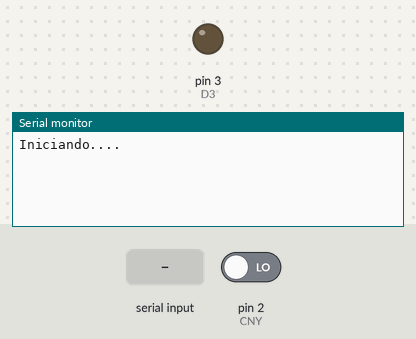
Simulated run of this sketch. Board: Arduino Uno, built with avr-gcc and run on an emulated ATmega328P. On the bench: output pins drawn as LEDs (lit = HIGH), the last lines printed to the serial monitor. Inputs (shaded band) come from the test bench; at power-on: pin 2 (CNY) LOW. Random numbers use the default seed unless the sketch sets one; pins used as bus, display or sensor lines are not drawn.

Above: at 1.2 s.
1.3 s: "TESTSTART\n" received over Serial
At 3.5 s:
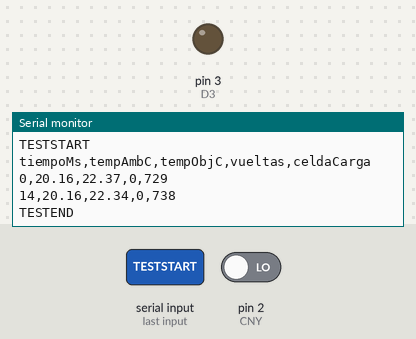
3.8 s: "TESTSTOP\n" received over Serial
At 6.0 s:
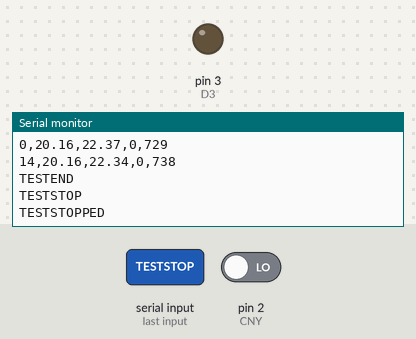
6.3 s: "CHECKCONNECTION\n" received over Serial
At 8.2 s:
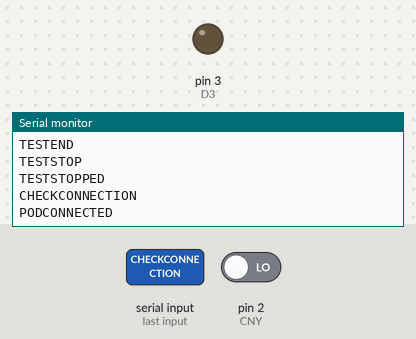

Measured:
- after the input at 1.3 s, the serial monitor: prints a new line after 1.0 s (image 1)
- after the input at 3.8 s, the serial monitor: prints a new line after 1.0 s (image 2)
- after the input at 6.3 s, the serial monitor: prints a new line after 1.0 s (image 3)

The sketch:

testSerialArduinoV08.ino
```cpp
// LIBRERIAS
#include <Wire.h>
#include <Adafruit_MLX90614.h>
#include <Q2HX711.h>

// VARIABLES DEL PROGRAMA
int CNY = 2; //Sensor de vueltas eje principal - CNY70 - Configurar como interrupcion del programa
int D3 = 3;  // PWM - Control de frecuencia del variador
int D4 = 4;  // Control de encendido del motor
float Freq = 0; // Frecuencia que envio al variador

unsigned long tinicio = 0;                            // Tiempo en el que inicio el programa (en milisegundos)
bool btinicio = false;         // bandera tiempo inicio
int VTEJE = 0;                              // Vueltas totales leidas en el eje.
unsigned long tiempo_de_muestreo;                    // necesario para timing del puerto serie
String dataRowToSend;
String dataReadFromSerial = "";             // for incoming serial data
int funcion = 0;                            // Estado de funcionamiento  0-> Espera  1-> Testeando
bool headerSent = false;                    // Flag si se ha enviado el header en el CSV
int setRPM = 0;                             // RPM Seteadas por demanada del serial
unsigned long setSECONDS = 0;                         // SEGUNDOS Seteados por demanda del serial
unsigned long setMILISECONDS = 0;                         // SEGUNDOS Seteados por demanda del serial
unsigned long currentMS;
unsigned long sampled_time= 12500;
Adafruit_MLX90614 mlx = Adafruit_MLX90614(); //Para leer datos de temperatura con mlx.

void setup() {
  // put your setup code here, to run once:
  Serial.begin(115200);

  tiempo_de_muestreo= millis();      //Define timing inicial

  mlx.begin(); //Inicia el sensor

  pinMode(D4, OUTPUT); // Seteo como salida
  pinMode(D3, OUTPUT); // Seteo como salida

  pinMode(CNY, INPUT); //Sensor de vueltas declarado como entrada
  attachInterrupt(digitalPinToInterrupt(CNY), CNY70, RISING); // Interrupcion sensor de vueltas
  Serial.println("Iniciando....");
}


void loop() {
  // put your main code here, to run repeatedly:

        // Start: ESCUCHANDO SERIAL //
        while (funcion == 0) {        // Si esta en funcion = 0 -> Enscuchando serial
            leer_puerto_serie();
        }
        // End: ESCUCHANDO SERIAL //

        // Start: ENSAYANDO //
        while (funcion == 1) {        // Si esta en funcion = 1 -> Ensayando

              // Setear Inicio
              if (btinicio == false){ tinicio = millis(); btinicio = true;}   // Define el tiempo de inicio, que se corre solo una vez

              // CSV HEADER
              if (headerSent == false) {
                Serial.print("tiempoMs,tempAmbC,tempObjC,vueltas,celdaCarga");     // Setear headers CSV
                Serial. print('\n');              // New Line
                headerSent = true;
              }

              // CSV INFO
              if(micros()>tiempo_de_muestreo+sampled_time)   //AUMENTAR TIEMPO DE MUESTRO +30ms (Envia datos cada 12.5ms = 1000/80 SPS-> Menor delay posible por limitaciones del HX711)
              {
                  tiempo_de_muestreo= micros();                            // Tiempo transcurrido en milisegundos

                  // TIEMPO
                  //currentMS=double(micros()/1000-tinicio);                         // Imprimir el tiempo
                  currentMS=millis()-tinicio;
                  dataRowToSend = currentMS;
                  //dataRowToSend =float(tiempo_de_muestreo/1000);
                  dataRowToSend=dataRowToSend+",";                          // Agregar coma separadora
                  // TEMPERATURA AMBIENTE
                  dataRowToSend=dataRowToSend+"20.16";                       // Linea de codigo para testear
                  //dataRowToSend=dataRowToSend+(mlx.readAmbientTempC());  // Codigo para temperatura ambiente del MLX90614
                  dataRowToSend=dataRowToSend+",";                          // Agregar coma separadora
                  // TEMPERATURA OBJETO
                  float temp = 22.3 + float(currentMS)/(2000+currentMS) + float(random(0,10))/100;                // Linea de codigo para testear         Parto de 22.3 grados, le agrego un aumento de temperatura y un ruido
                  dataRowToSend=dataRowToSend + temp;                       // Linea de codigo para testear
                  //dataRowToSend=dataRowToSend+(mlx.readObjectTempC());   // Codigo para temperatura objeto del MLX90614
                  dataRowToSend=dataRowToSend+",";                          // Agregar coma separadora
                  // VUELTAS DEL EJE
                  VTEJE = int(setRPM * float(currentMS) / 60000);                        // Linea de codigo para testear   EX: vtEje++;
                  dataRowToSend=dataRowToSend+VTEJE;                        // Codigo para vueltas totales en el EJE
                  dataRowToSend=dataRowToSend+",";                          // Agregar coma separadora
                  // CELDA DE CARGA
                  dataRowToSend=dataRowToSend+random(720- (currentMS/1000), 740 - (currentMS/1000));                       // Linea de codigo para testear
                  // dataRowToSend=dataRowToSend+(hx711.read());            // Codigo para celda de carga del HX711
                  // dataRowToSend=dataRowToSend+",";                       // Agregar coma separadora (NO en el ultimo, formato CSV)

                  // ENVIAR DATOS POR EL SERIAL
                  Serial.print(dataRowToSend);
                  Serial.print('\n');              // New Line


              // CHECKEAR SI PASO EL TIEMPO
             if(currentMS > setMILISECONDS)     // Si paso el tiempo (segundos x 1000)
              {
                 Serial.print("TESTEND");             // Enviar señal de finalizado
                 Serial.print('\n');                 // New Line
                 funcion = 0;                         // Volver a funcion de escucha de Serial

              }

             // LEER EL PUERTO SERIE   ( ES NECESARIO SOLO SI SE QUIERE REALIZAR CAMBIOS DURANTE LA EJECUCION DEL ENSAYO)
             leer_puerto_serie();


             }


        }
        // End: ENSAYANDO //


}
// FIN DEL VOID LOOP


// FUNCION DE LECTURA PUERTO SERIE
void leer_puerto_serie(){

    if (Serial.available() > 0) { dataReadFromSerial = Serial.readString(); Serial.flush();

    Serial.println(dataReadFromSerial);
    }    // Leer puerto serie
                                                                                                //Serial.print(dataReadFromSerial);
    // Estados según la lectura del puerto serie //
//    if (Leido.toInt() == 10000000) {  Estado = 1;}       // ENSAYANDO
//    if (Leido.toInt() == 20000000) {  Estado = 2;}       // FINALIZADO
//    if (Leido.toInt() == 30000000) {  Estado = 3;}       // CALIBRACIÓN
//    if (Leido.toInt() < 256) {  velmot = Leido.toInt();}


// --- COMENZAR ENSAYO --- //

    if (dataReadFromSerial.substring(0,9) == "TESTSTART")
      {
        btinicio = false;                                         // Setear bandera de tiempo de inicio en cero
        funcion = 1;                                              // Cambiar funcion para empezar el ensayo
        headerSent = false;                                       // Reset Header Flag
        setRPM = dataReadFromSerial.substring(10,16).toInt();     // RPM formato: "TESTSTART-##RPM#-##SEC#"  // EJ: 850 RPM, 15 SEG "TESTSTART-000800-000015"
        setSECONDS = dataReadFromSerial.substring(18,24).toInt(); // SEGUNDOS Seteados por demanda del serial
        setMILISECONDS = setSECONDS*1000;                         // Seconds to Miliseconds
        Freq = (setRPM * 17.2) / 100;                             // DEV* Calculo de RPM para variador
        digitalWrite(D4, LOW);                                    //DEV* Motor Encendido
        analogWrite(D3, Freq);                                       //DEV* Frecuencia a valor RPM
                                                                  //Serial.print(setRPM);       // Debug
                                                                  //Serial.print(setSECONDS);   // Debug
        dataReadFromSerial = "";
      }


// --- DETENER ENSAYO --- //

    if (dataReadFromSerial.substring(0,8) == "TESTSTOP")
      {
         Serial.print("TESTSTOPPED");                           // Enviar señal de detenido por usuario
         Serial. print('\n');                                   // New Line
         digitalWrite(D4, HIGH);                                // DEV* Motor apagado
         analogWrite(D3, 0);                                    // DEV* Seteo frec a valor cero
         funcion = 0;                                           // Volver a funcion de escucha de Serial
      }


// --- COMPROBAR CONEXION A MAQUINA POD --- //

    if (dataReadFromSerial.substring(0,15) == "CHECKCONNECTION")
      {
         Serial.print("PODCONNECTED");                          // Enviar señal de maquina POD conectada
         Serial. print('\n');                                   // New Line
         funcion = 0;                                           // Volver a funcion de escucha de Serial
      }


// --- CALIBRACION --- //

    if (dataReadFromSerial.substring(0,19) == "CALIBRACIONMEDICION")
      {
         Serial.print("CALIBRACIONSTART");                     // Enviar señal de maquina POD conectada
         Serial. print('\n');                                  // New Line

         for (int i = 0; i < 60; i++) {                        // Loop de 60 mediciones ( 3 segundos @ 50 ms delay)

         //Serial.print(hx711.read());                         // Imprimir valor de celda de carga
           Serial. print(random(350,365));                     // *DEV: Imprimir valor de celda de carga
           Serial. print('\n');                                // New Line
           delay(50);                                          // Delay de 50 ms
         }

         Serial. print("CALIBRACIONEND");                       // Fin de la calibracion
         Serial. print('\n');                                   // New Line Necesaria para evitar error

         funcion = 0;                                           // Volver a funcion de escucha de Serial
      }


      dataReadFromSerial = "";
    // FIN Estados según la lectura del puerto serie //
}

void CNY70() {
  VTEJE++;
  }
```
